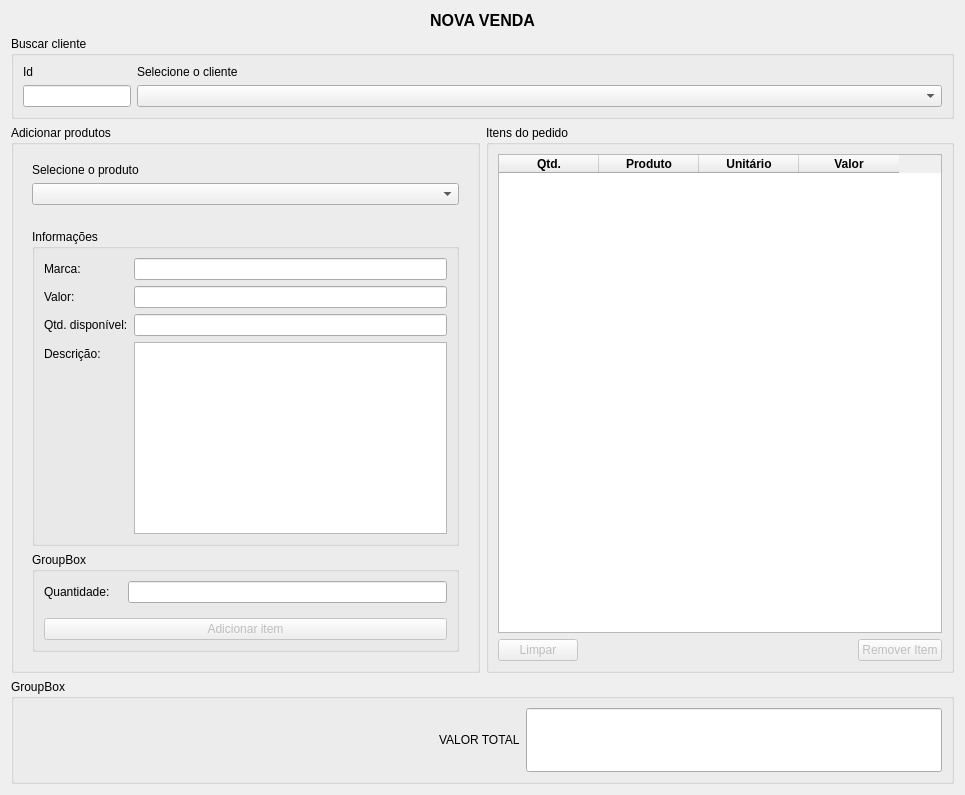
<?xml version="1.0" encoding="UTF-8"?>
<ui version="4.0">
 <class>Form</class>
 <widget class="QWidget" name="Form">
  <property name="geometry">
   <rect>
    <x>0</x>
    <y>0</y>
    <width>965</width>
    <height>795</height>
   </rect>
  </property>
  <property name="windowTitle">
   <string>Form</string>
  </property>
  <property name="layoutDirection">
   <enum>Qt::LeftToRight</enum>
  </property>
  <property name="autoFillBackground">
   <bool>false</bool>
  </property>
  <layout class="QVBoxLayout" name="verticalLayout">
   <item>
    <widget class="QLabel" name="label">
     <property name="sizePolicy">
      <sizepolicy hsizetype="Preferred" vsizetype="Fixed">
       <horstretch>0</horstretch>
       <verstretch>0</verstretch>
      </sizepolicy>
     </property>
     <property name="font">
      <font>
       <pointsize>12</pointsize>
       <weight>75</weight>
       <bold>true</bold>
      </font>
     </property>
     <property name="text">
      <string>NOVA VENDA</string>
     </property>
     <property name="alignment">
      <set>Qt::AlignHCenter|Qt::AlignTop</set>
     </property>
    </widget>
   </item>
   <item>
    <widget class="QGroupBox" name="groupBox">
     <property name="sizePolicy">
      <sizepolicy hsizetype="Preferred" vsizetype="Fixed">
       <horstretch>0</horstretch>
       <verstretch>0</verstretch>
      </sizepolicy>
     </property>
     <property name="title">
      <string>Buscar cliente</string>
     </property>
     <layout class="QHBoxLayout" name="horizontalLayout">
      <item>
       <layout class="QGridLayout" name="gridLayout">
        <item row="0" column="0">
         <widget class="QLabel" name="label_2">
          <property name="sizePolicy">
           <sizepolicy hsizetype="Fixed" vsizetype="Preferred">
            <horstretch>0</horstretch>
            <verstretch>0</verstretch>
           </sizepolicy>
          </property>
          <property name="text">
           <string>Id</string>
          </property>
         </widget>
        </item>
        <item row="1" column="0">
         <widget class="QLineEdit" name="id_lineEdit">
          <property name="enabled">
           <bool>true</bool>
          </property>
          <property name="sizePolicy">
           <sizepolicy hsizetype="Fixed" vsizetype="Fixed">
            <horstretch>0</horstretch>
            <verstretch>0</verstretch>
           </sizepolicy>
          </property>
          <property name="readOnly">
           <bool>true</bool>
          </property>
         </widget>
        </item>
        <item row="1" column="1">
         <widget class="QComboBox" name="combo_clientes">
          <property name="editable">
           <bool>false</bool>
          </property>
         </widget>
        </item>
        <item row="0" column="1">
         <widget class="QLabel" name="label_3">
          <property name="text">
           <string>Selecione o cliente</string>
          </property>
         </widget>
        </item>
       </layout>
      </item>
     </layout>
    </widget>
   </item>
   <item>
    <widget class="QWidget" name="widget" native="true">
     <layout class="QHBoxLayout" name="horizontalLayout_3">
      <property name="leftMargin">
       <number>0</number>
      </property>
      <property name="topMargin">
       <number>0</number>
      </property>
      <property name="rightMargin">
       <number>0</number>
      </property>
      <property name="bottomMargin">
       <number>0</number>
      </property>
      <item>
       <widget class="QGroupBox" name="groupBox_2">
        <property name="title">
         <string>Adicionar produtos</string>
        </property>
        <layout class="QVBoxLayout" name="verticalLayout_3">
         <item>
          <widget class="QWidget" name="widget_2" native="true">
           <property name="sizePolicy">
            <sizepolicy hsizetype="Preferred" vsizetype="Fixed">
             <horstretch>0</horstretch>
             <verstretch>0</verstretch>
            </sizepolicy>
           </property>
           <layout class="QVBoxLayout" name="verticalLayout_2">
            <item>
             <widget class="QLabel" name="label_4">
              <property name="text">
               <string>Selecione o produto</string>
              </property>
             </widget>
            </item>
            <item>
             <widget class="QComboBox" name="combo_produtos"/>
            </item>
           </layout>
          </widget>
         </item>
         <item>
          <widget class="QWidget" name="widget_3" native="true">
           <layout class="QVBoxLayout" name="verticalLayout_4">
            <item>
             <widget class="QGroupBox" name="groupBox_4">
              <property name="sizePolicy">
               <sizepolicy hsizetype="Preferred" vsizetype="Fixed">
                <horstretch>0</horstretch>
                <verstretch>0</verstretch>
               </sizepolicy>
              </property>
              <property name="title">
               <string>Informações</string>
              </property>
              <layout class="QVBoxLayout" name="verticalLayout_5">
               <item>
                <layout class="QFormLayout" name="formLayout">
                 <item row="0" column="0">
                  <widget class="QLabel" name="label_5">
                   <property name="text">
                    <string>Marca: </string>
                   </property>
                  </widget>
                 </item>
                 <item row="0" column="1">
                  <widget class="QLineEdit" name="marca">
                   <property name="readOnly">
                    <bool>true</bool>
                   </property>
                  </widget>
                 </item>
                 <item row="1" column="0">
                  <widget class="QLabel" name="label_6">
                   <property name="text">
                    <string>Valor: </string>
                   </property>
                  </widget>
                 </item>
                 <item row="1" column="1">
                  <widget class="QLineEdit" name="valor">
                   <property name="readOnly">
                    <bool>true</bool>
                   </property>
                  </widget>
                 </item>
                 <item row="2" column="0">
                  <widget class="QLabel" name="label_7">
                   <property name="text">
                    <string>Qtd. disponível:</string>
                   </property>
                  </widget>
                 </item>
                 <item row="2" column="1">
                  <widget class="QLineEdit" name="qtd_disp">
                   <property name="readOnly">
                    <bool>true</bool>
                   </property>
                  </widget>
                 </item>
                 <item row="3" column="0">
                  <widget class="QLabel" name="label_8">
                   <property name="text">
                    <string>Descrição:</string>
                   </property>
                  </widget>
                 </item>
                 <item row="3" column="1">
                  <widget class="QTextEdit" name="desc">
                   <property name="minimumSize">
                    <size>
                     <width>0</width>
                     <height>50</height>
                    </size>
                   </property>
                   <property name="readOnly">
                    <bool>true</bool>
                   </property>
                  </widget>
                 </item>
                </layout>
               </item>
              </layout>
             </widget>
            </item>
            <item>
             <widget class="QGroupBox" name="groupBox_5">
              <property name="sizePolicy">
               <sizepolicy hsizetype="Preferred" vsizetype="Fixed">
                <horstretch>0</horstretch>
                <verstretch>0</verstretch>
               </sizepolicy>
              </property>
              <property name="title">
               <string>GroupBox</string>
              </property>
              <layout class="QVBoxLayout" name="verticalLayout_7">
               <property name="spacing">
                <number>15</number>
               </property>
               <item>
                <layout class="QFormLayout" name="formLayout_3">
                 <item row="0" column="0">
                  <widget class="QLabel" name="label_9">
                   <property name="text">
                    <string>Quantidade: </string>
                   </property>
                  </widget>
                 </item>
                 <item row="0" column="1">
                  <widget class="QLineEdit" name="qtd">
                   <property name="whatsThis">
                    <string/>
                   </property>
                   <property name="clearButtonEnabled">
                    <bool>false</bool>
                   </property>
                  </widget>
                 </item>
                </layout>
               </item>
               <item>
                <widget class="QPushButton" name="btn_add_item">
                 <property name="enabled">
                  <bool>false</bool>
                 </property>
                 <property name="text">
                  <string>Adicionar item</string>
                 </property>
                </widget>
               </item>
              </layout>
             </widget>
            </item>
           </layout>
          </widget>
         </item>
        </layout>
       </widget>
      </item>
      <item>
       <widget class="QGroupBox" name="groupBox_3">
        <property name="title">
         <string>Itens do pedido</string>
        </property>
        <layout class="QVBoxLayout" name="verticalLayout_6">
         <item>
          <widget class="QTableWidget" name="tableWidget">
           <column>
            <property name="text">
             <string>Qtd.</string>
            </property>
            <property name="font">
             <font>
              <weight>75</weight>
              <bold>true</bold>
             </font>
            </property>
            <property name="textAlignment">
             <set>AlignCenter</set>
            </property>
           </column>
           <column>
            <property name="text">
             <string>Produto</string>
            </property>
            <property name="font">
             <font>
              <weight>75</weight>
              <bold>true</bold>
             </font>
            </property>
            <property name="textAlignment">
             <set>AlignCenter</set>
            </property>
           </column>
           <column>
            <property name="text">
             <string>Unitário</string>
            </property>
            <property name="font">
             <font>
              <weight>75</weight>
              <bold>true</bold>
             </font>
            </property>
            <property name="textAlignment">
             <set>AlignCenter</set>
            </property>
           </column>
           <column>
            <property name="text">
             <string>Valor</string>
            </property>
            <property name="font">
             <font>
              <weight>75</weight>
              <bold>true</bold>
              <strikeout>false</strikeout>
             </font>
            </property>
            <property name="textAlignment">
             <set>AlignCenter</set>
            </property>
           </column>
          </widget>
         </item>
         <item>
          <layout class="QHBoxLayout" name="horizontalLayout_2">
           <item>
            <widget class="QPushButton" name="btn_limpar_itens">
             <property name="enabled">
              <bool>false</bool>
             </property>
             <property name="text">
              <string>Limpar</string>
             </property>
            </widget>
           </item>
           <item>
            <spacer name="horizontalSpacer">
             <property name="orientation">
              <enum>Qt::Horizontal</enum>
             </property>
             <property name="sizeHint" stdset="0">
              <size>
               <width>40</width>
               <height>20</height>
              </size>
             </property>
            </spacer>
           </item>
           <item>
            <widget class="QPushButton" name="btn_remover_item">
             <property name="enabled">
              <bool>false</bool>
             </property>
             <property name="text">
              <string>Remover Item</string>
             </property>
            </widget>
           </item>
          </layout>
         </item>
        </layout>
       </widget>
      </item>
     </layout>
    </widget>
   </item>
   <item>
    <widget class="QGroupBox" name="groupBox_6">
     <property name="minimumSize">
      <size>
       <width>0</width>
       <height>0</height>
      </size>
     </property>
     <property name="title">
      <string>GroupBox</string>
     </property>
     <layout class="QHBoxLayout" name="horizontalLayout_4">
      <item>
       <spacer name="horizontalSpacer_2">
        <property name="orientation">
         <enum>Qt::Horizontal</enum>
        </property>
        <property name="sizeHint" stdset="0">
         <size>
          <width>70</width>
          <height>20</height>
         </size>
        </property>
       </spacer>
      </item>
      <item>
       <widget class="QLabel" name="label_10">
        <property name="text">
         <string>VALOR TOTAL</string>
        </property>
       </widget>
      </item>
      <item>
       <widget class="QLineEdit" name="lineEdit">
        <property name="sizePolicy">
         <sizepolicy hsizetype="Expanding" vsizetype="Expanding">
          <horstretch>0</horstretch>
          <verstretch>0</verstretch>
         </sizepolicy>
        </property>
       </widget>
      </item>
     </layout>
    </widget>
   </item>
  </layout>
 </widget>
 <resources/>
 <connections/>
</ui>
